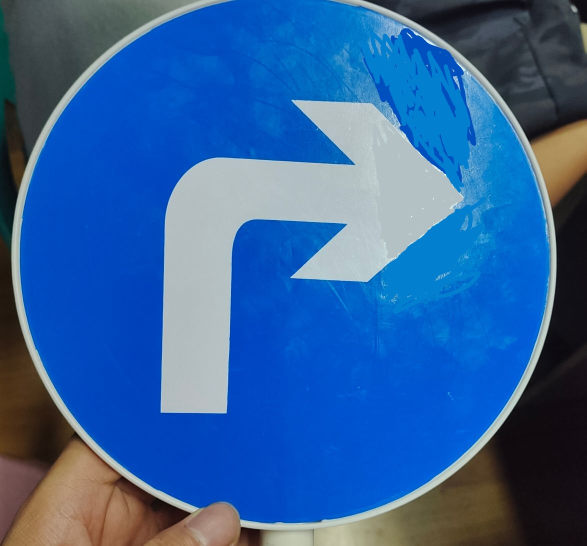
#> input picture images/test1.jpg, 1173 x 1091 px (shown at 1/2 size); its folder holds only this picture in this run
$ python main.py
#> lines starting #> are read from the running program, lines starting #| are printed output that depends on the picture; after the words box and inside, x2 and y2 are one past the last pixel; in counts of white or black regions, pixels touching at a corner belong together
import cv2
import numpy as np
import matplotlib.pyplot as plt
import os

def conv(image, kernel, mode='same'):

 #进行卷积运算
    res = _convolve(image[:, :], kernel)
    return res

def normal(image, kernel):
#np.multiply()函数：数组和矩阵对应位置相乘，输出与相乘数组/矩阵的大小一致（点对点相乘）
    res = np.multiply(image, kernel).sum()
    if res > 255:
        return 255
    elif res<0:
        return 0
    else:
        return res

def _convolve(image, kernel):
    h_kernel, w_kernel = kernel.shape#获取卷积核的长宽，也就是行数和列数
    h_image, w_image = image.shape#获取欲处理图片的长宽
 #计算卷积核中心点开始运动的点，因为图片边缘不能为空
    res_h = h_image - h_kernel + 1
    res_w = w_image - w_kernel + 1
#生成一个0矩阵，用于保存处理后的图片
    res = np.zeros((res_h, res_w), np.uint8)
    for i in range(res_h):
        for j in range(res_w):
#image处传入的是一个与卷积核一样大小矩阵，这个矩阵取自于欲处理图片的一部分
            #这个矩阵与卷核进行运算，用i与j来进行卷积核滑动
            res[i, j] = normal(image[i:i + h_kernel, j:j + w_kernel], kernel)

    return res

kernel_r = np.array([[0,0,1,1,1,0,0,0,0],
                     [0,0,0,1,3,1,0,0,0],
                     [0,0,0,0,1,3,1,0,0],
                     [1,1,1,1,1,1,3,1,0],
                     [1,3,3,3,3,3,3,3,1],
                     [1,1,1,1,1,1,3,1,0],
                     [0,0,0,0,1,3,1,0,0],
                     [0,0,0,1,3,1,0,0,0],
                     [0,0,1,1,1,0,0,0,0],])

kernel_u = np.array([[0,0,0,0,1,0,0,0,0],
                     [0,0,0,1,3,1,0,0,0],
                     [0,0,1,3,3,3,1,0,0],
                     [0,1,3,1,3,1,3,1,0],
                     [1,3,1,1,3,1,1,3,1],
                     [1,1,0,1,3,1,0,1,1],
                     [1,0,0,1,3,1,0,0,1],
                     [0,0,0,1,3,1,0,0,0],
                     [0,0,0,1,1,1,0,0,0],])

kernel_l = np.array([[0,0,0,0,1,1,1,0,0],
                     [0,0,0,1,3,1,0,0,0],
                     [0,0,1,3,1,0,0,0,0],
                     [0,1,3,1,1,1,1,1,1],
                     [1,3,3,3,3,3,3,3,1],
                     [0,1,3,1,1,1,1,1,1],
                     [0,0,1,3,1,0,0,0,0],
                     [0,0,0,1,3,1,0,0,0],
                     [0,0,0,0,1,1,1,0,0],])

kernel_d = np.array([[0,0,0,1,1,1,0,0,0],
                     [0,0,0,1,3,1,0,0,0],
                     [1,0,0,1,3,1,0,0,1],
                     [1,1,0,1,3,1,0,1,1],
                     [1,3,1,1,3,1,1,3,1],
                     [0,1,3,1,3,1,3,1,0],
                     [0,0,1,3,3,3,1,0,0],
                     [0,0,0,1,3,1,0,0,0],
                     [0,0,0,0,1,0,0,0,0],])

if __name__ == '__main__':
    imgdir = 'images'
    imgpaths = [imgdir+'/'+filename for filename in os.listdir(imgdir) if '.jpg' in filename ]

    plt.figure()
    n=0
    for imgpath in imgpaths:
        n+=1
        img = cv2.imread(imgpath)
#> img is the input picture: shape (1091, 1173, 3); mean B, G, R 157, 98, 50.1
        img_w,img_h = img.shape[:2]
#> img_w = 1091; img_h = 1173
        if img_w<img_h:
            diff = int((img_h-img_w)/2)
#> diff = 41
            img2 = img[:,diff:img_h-diff,:]
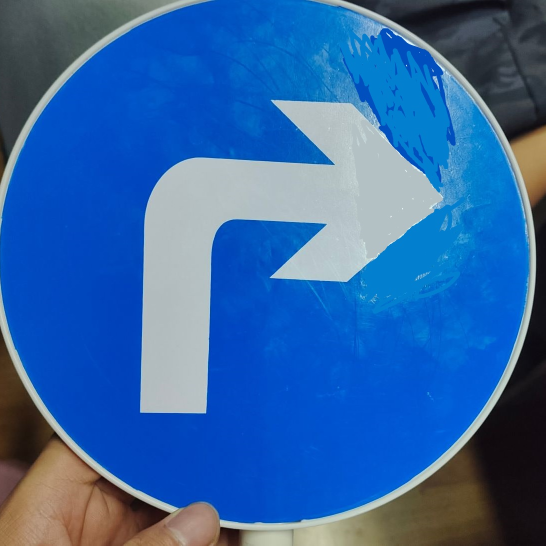
#> img2: shape (1091, 1091, 3) (shown at 1/2 size); mean B, G, R 165.6, 101.8, 50
        else:
            diff = img_w-img_h
            img2 = img[diff:img_w-diff,:,:]
        img4 = cv2.resize(img2,(224,224))
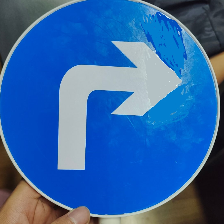
#> img4: shape (224, 224, 3); mean B, G, R 165.5, 101.7, 49.9
        img4 = cv2.cvtColor(img4, cv2.COLOR_BGR2RGB)
        img3 = cv2.cvtColor(img2, cv2.COLOR_BGR2GRAY)
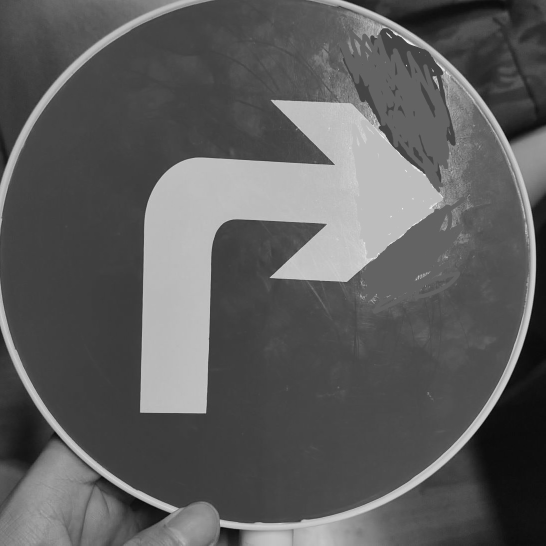
#> img3: shape (1091, 1091) (shown at 1/2 size); min 1, max 253, mean 93.5
        img5=cv2.resize(img3,(27,27))
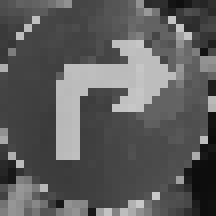
#> img5: shape (27, 27) (shown 8 times larger); min 12, max 201, mean 92.3
        ret,img6 = cv2.threshold(img5, 127, 255, cv2.THRESH_BINARY)
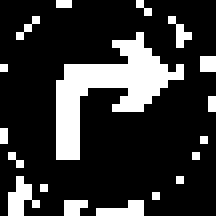
#> img6: shape (27, 27) (shown 8 times larger); 20.3% white; 18 white regions (17 under 20 px), largest, box (x1, y1, x2, y2) and area: (7, 4, 23, 20) 96
        #print(img6)
        #cv2.imshow('',img6)
        img7 = img6/255
        result_list = []
        kernel_dict = {'right':kernel_r,'up':kernel_u,'left':kernel_l,'down':kernel_d}
        for kernel in kernel_dict.keys():
            #print(conv(img7, kernel_dict[kernel]))
            result_list.append({kernel:np.max(conv(img7, kernel_dict[kernel]))})
#> this loop made 4 passes
        result_list.sort(key=lambda x:max(x.values()),reverse=True)
        #print(imgpath,''.join(result_list[0].keys()))
        plt.subplot(4,4,n)
        plt.axis('off')
        plt.imshow(img4)
        plt.title(imgpath.replace(imgdir+'/','')+'('+''.join(result_list[0].keys())+')')
    plt.show()

$ run again, on images/test5.jpg
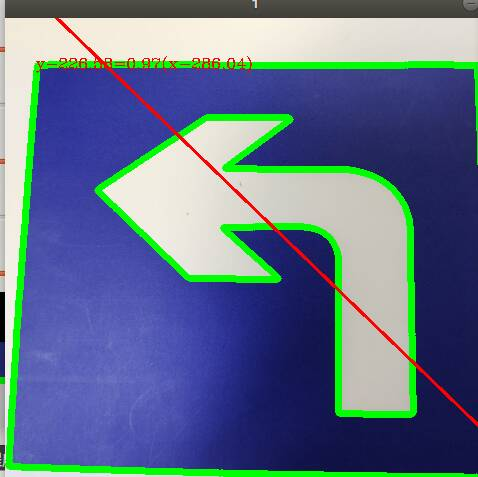
#> input picture images/test5.jpg, 478 x 477 px
#> img is the input picture: shape (477, 478, 3); mean B, G, R 138.9, 114.8, 97.1
#> `img3 = cv2.cvtColor(img2, cv2.COLOR_BGR2GRAY)`:
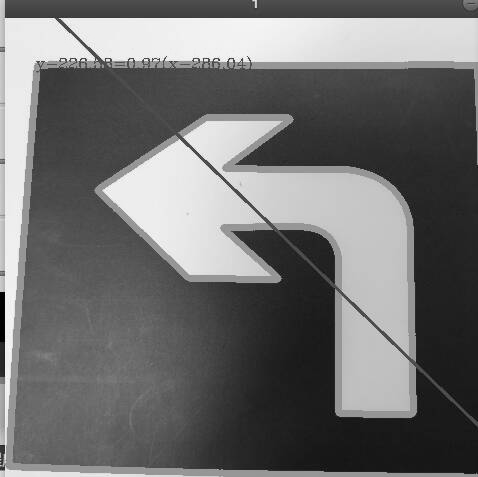
#> img3: shape (477, 478); min 0, max 254, mean 112.2
#> `ret,img6 = cv2.threshold(img5, 127, 255, cv2.THRESH_BINARY)`:
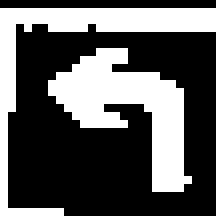
#> img6: shape (27, 27) (shown 8 times larger); 35.3% white; 2 white regions, box (x1, y1, x2, y2) and area: (6, 6, 24, 24) 140, (0, 1, 27, 27) 117
#> the loop `for kernel in kernel_dict.keys():` made 4 passes

$ run again, on images/test6.jpg
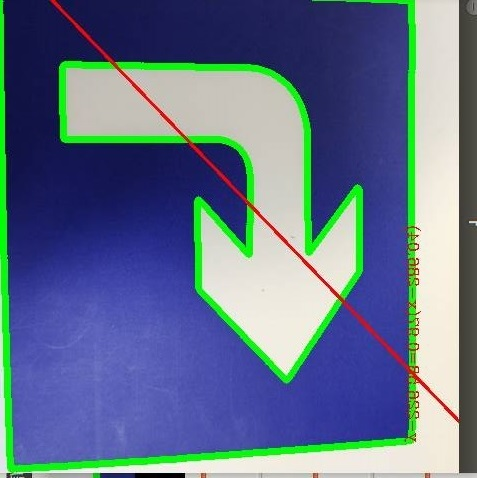
#> input picture images/test6.jpg, 477 x 478 px
#> img is the input picture: shape (478, 477, 3); mean B, G, R 138.9, 114.7, 97.1
#> `img3 = cv2.cvtColor(img2, cv2.COLOR_BGR2GRAY)`:
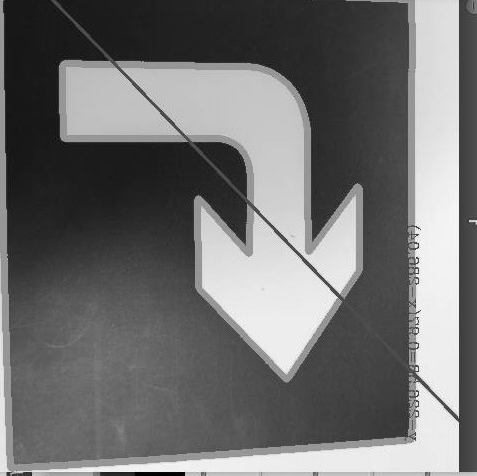
#> img3: shape (476, 477); min 0, max 255, mean 112.1
#> `ret,img6 = cv2.threshold(img5, 127, 255, cv2.THRESH_BINARY)`:
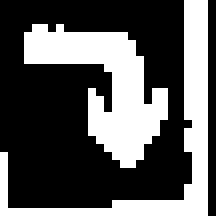
#> img6: shape (27, 27) (shown 8 times larger); 35.3% white; 2 white regions, box (x1, y1, x2, y2) and area: (3, 3, 21, 21) 142, (0, 0, 26, 27) 115
#> the loop `for kernel in kernel_dict.keys():` made 4 passes
